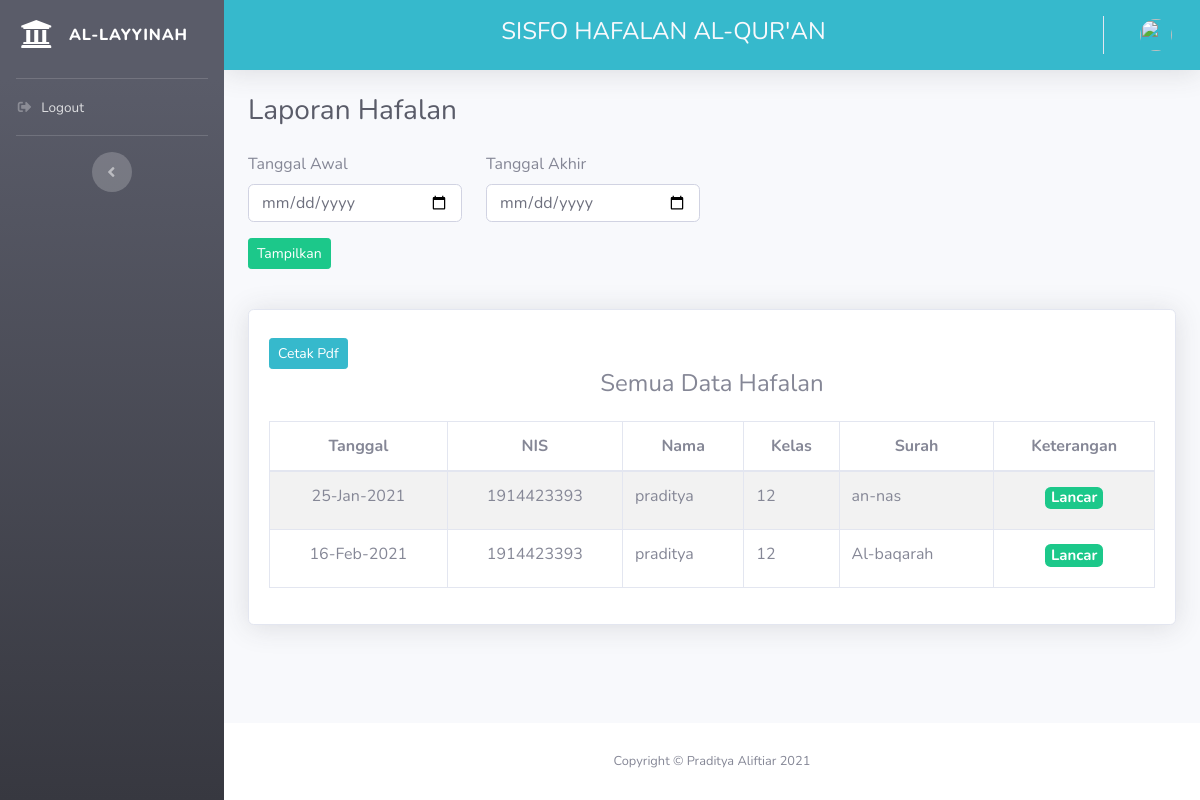
/index.php/guru/laporan_hafalan, run on the app's committed database.
### tables this page shows
CREATE TABLE `hafalan` (
  `id` int(11) NOT NULL,
  `tanggal` date NOT NULL,
  `nis` varchar(12) NOT NULL,
  `nama` varchar(25) NOT NULL,
  `kelas` int(2) NOT NULL,
  `surah` varchar(20) NOT NULL,
  `keterangan` varchar(20) NOT NULL
);

### application/controllers/Guru.php (called while the page is built, shortened)
<?php
class Guru extends CI_Controller
{
    public function laporan_hafalan()
    {
        $data['title']      = 'Laporan Hafalan';
        $data['user']       = $this->db->get_where('guru', ['username'
        => $this->session->userdata('username')])->row_array();
        $tgl_awal   = $this->input->get('tgl_awal');
        $tgl_akhir  = $this->input->get('tgl_akhir');
        if (empty($tgl_awal) or empty($tgl_akhir)) {
            $label      = 'Semua Data Hafalan';
            $hafalan     = $this->db->get('hafalan')->result();
            $url_cetak  = 'guru/print_hafalan';
        }
        $data['hafalan']    = $hafalan;
        $data['url_cetak']  = base_url($url_cetak);
        $data['label']      = $label;
        $this->load->view('guru/laporan-hafalan', $data);
    }
}

### index.php (called while the page is built, shortened)
<?php
require_once BASEPATH.'core/CodeIgniter.php';

### application/views/guru/laporan-hafalan.php (the view, shortened to what this page needs)
<div class="container-fluid">
    <h1 class="h3 mb-4 text-gray-800"><?= $title ?></h1>
    <form action="<?= base_url('guru/laporan_hafalan') ?>" method="get">
        <div class="row">
            <div class="form-group col-md-3">
                <label for="tgl_awal">Tanggal Awal</label>
                <input class="form-control tgl_awal" type="date" name="tgl_awal" value="<?= @$_GET['tgl_awal'] ?>">
            </div>
            <div class="form-group col-md-3">
                <label for="tgl_akhir">Tanggal Akhir</label>
                <input class="form-control tgl_akhir" type="date" name="tgl_akhir" value="<?= @$_GET['tgl_akhir'] ?>">
            </div>
        </div>
        <button type="submit" class="btn btn-success btn-sm mr-3 mb-3" name="filter" value="true">Tampilkan</button>
    </form>
    <div class="card shadow mb-4 mt-4">
        <div class="card-body">
            <div class="table-responsive">
                <a class="btn btn-info btn-sm mt-2" href="<?= $url_cetak ?>">Cetak Pdf</a>
                <h4 class="text-center mb-4"><?= $label ?></h4>
                <table class="table table-bordered table-hover table-striped" id="dataTable" width="100%">
                    <thead>
                        <tr>
                            <th class="text-center">Tanggal</th>
                            <th class="text-center">NIS</th>
                            <th class="text-center">Nama</th>
                            <th class="text-center">Kelas</th>
                            <th class="text-center">Surah</th>
                            <th class="text-center">Keterangan</th>
                        </tr>
                    </thead>
                    <tbody>
                        <?php foreach ($hafalan as $h) : ?>
                            <tr>
                                <td class="text-center"><?= date('d-M-Y', strtotime($h->tanggal)) ?></td>
                                <td class="text-center"><?= $h->nis ?></td>
                                <td><?= $h->nama ?></td>
                                <td><?= $h->kelas ?></td>
                                <td><?= $h->surah ?></td>
                                <td class="text-center">
                                    <?php if ($h->keterangan == 'lancar') : ?>
                                        <h5><span class="badge badge-success">Lancar</span></h5>
                                    <?php endif; ?>
                                </td>
                            </tr>
                        <?php endforeach; ?>
                    </tbody>
                </table>
            </div>
        </div>
    </div>
</div>
</div>

### data on the page
hafalan: tanggal "25-Jan-2021", nis "1914423393", nama "praditya", kelas "12", surah "an-nas", keterangan "Lancar"
hafalan: tanggal "16-Feb-2021", nis "1914423393", nama "praditya", kelas "12", surah "Al-baqarah", keterangan "Lancar"

### other printed values
$title "Laporan Hafalan"
$label "Semua Data Hafalan"
